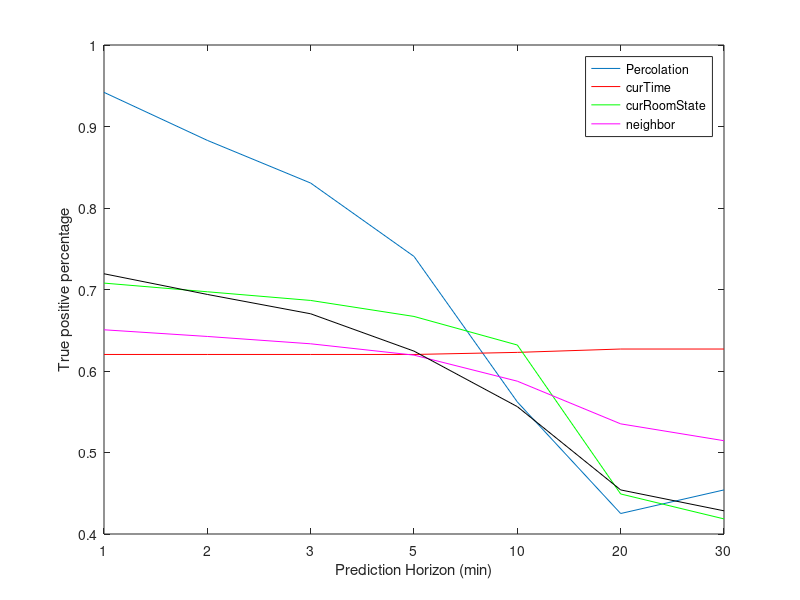

MATLAB code to generate this figure:
function predictionHorizon2()

houseA__day_1_30__day_0_1_ktp = [1151.0, 1151.0, 1079.0, 1079.0, 1015.0, 1015.0, 905.0, 905.0, 684.0, 679.0, 514.0, 461.0, 549.0, 343.0];
houseA_day_1_30__day_0_1_kfn = [71.0, 18.0, 143.0, 37.0, 207.0, 52.0, 317.0, 78.0, 533.0, 126.0, 695.0, 118.0, 660.0, 92.0];
houseA_tpp = houseA__day_1_30__day_0_1_ktp ./ (houseA__day_1_30__day_0_1_ktp + houseA_day_1_30__day_0_1_kfn);

houseB__day_1_30__day_0_1_ktp = [595.0, 595.0, 553.0, 553.0, 524.0, 524.0, 468.0, 466.0, 379.0, 377.0, 253.0, 249.0, 172.0, 151.0];
houseB_day_1_30__day_0_1_kfn = [1530.0, 1456.0, 1542.0, 1401.0, 1546.0, 1352.0, 1553.0, 1273.0, 1556.0, 1097.0, 1561.0, 880.0, 1543.0, 739.0];
houseB_tpp = houseB__day_1_30__day_0_1_ktp ./ (houseB__day_1_30__day_0_1_ktp + houseB_day_1_30__day_0_1_kfn);

houseE__day_1_30__day_0_1_ktp = [80.0, 80.0, 74.0, 74.0, 70.0, 70.0, 63.0, 63.0, 41.0, 41.0, 7.0, 7.0, 3.0, 3.0];
houseE_day_1_30__day_0_1_kfn = [7.0, 4.0, 6.0, 1.0, 4.0, 0.0, 6.0, 2.0, 18.0, 14.0, 30.0, 28.0, 15.0, 15.0];
houseE_tpp = houseE__day_1_30__day_0_1_ktp ./ (houseE__day_1_30__day_0_1_ktp + houseE_day_1_30__day_0_1_kfn);

houseF__day_1_30__day_0_1_ktp = [614.0, 614.0, 587.0, 587.0, 568.0, 568.0, 536.0, 536.0, 468.0, 466.0, 355.0, 343.0, 307.0, 264.0];
houseF_day_1_30__day_0_1_kfn = [44.0, 22.0, 70.0, 26.0, 88.0, 31.0, 115.0, 39.0, 164.0, 49.0, 226.0, 66.0, 254.0, 67.0];
houseF_tpp = houseF__day_1_30__day_0_1_ktp ./ (houseF__day_1_30__day_0_1_ktp + houseF_day_1_30__day_0_1_kfn);


houseA_curTime_day_1_30__day_0_1_ktp = [758.0, 730.0, 758.0, 702.0, 758.0, 674.0, 758.0, 616.0, 758.0, 500.0, 758.0, 352.0, 758.0, 290.0];
houseA_curTime_day_1_30__day_0_1_kfn = [464.0, 439.0, 464.0, 414.0, 464.0, 393.0, 464.0, 367.0, 459.0, 305.0, 451.0, 227.0, 451.0, 145.0];
houseA_curTime_tpp = houseA_curTime_day_1_30__day_0_1_ktp ./ (houseA_curTime_day_1_30__day_0_1_ktp + houseA_curTime_day_1_30__day_0_1_kfn);

houseA_curRoomState_day_1_30__day_0_1_ktp = [865.0, 850.0, 852.0, 822.0, 839.0, 653.0, 815.0, 625.0, 769.0, 564.0, 543.0, 363.0, 506.0, 314.0];
houseA_curRoomState_day_1_30__day_0_1_kfn = [357.0, 319.0, 370.0, 294.0, 383.0, 414.0, 407.0, 358.0, 448.0, 241.0, 666.0, 216.0, 703.0, 121.0];
houseA_curRoomState_tpp = houseA_curRoomState_day_1_30__day_0_1_ktp ./ (houseA_curRoomState_day_1_30__day_0_1_ktp + houseA_curRoomState_day_1_30__day_0_1_kfn);

houseA_curTimeState_day_1_30__day_0_1_ktp = [795.0, 779.0, 785.0, 753.0, 774.0, 732.0, 757.0, 692.0, 715.0, 607.0, 647.0, 463.0, 622.0, 364.0];
houseA_curTimeState_day_1_30__day_0_1_kfn = [427.0, 390.0, 437.0, 363.0, 448.0, 335.0, 465.0, 291.0, 502.0, 198.0, 562.0, 116.0, 587.0, 71.0];
houseA_curTimeState_tpp = houseA_curTimeState_day_1_30__day_0_1_ktp ./ (houseA_curTimeState_day_1_30__day_0_1_ktp + houseA_curTimeState_day_1_30__day_0_1_kfn);

houseA_neighbor_day_1_30__day_0_1_ktp = [879.0, 868.0, 848.0, 827.0, 819.0, 792.0, 763.0, 722.0, 677.0, 612.0, 549.0, 464.0, 518.0, 366.0];
houseA_neighbor_day_1_30__day_0_1_kfn = [343.0, 301.0, 374.0, 289.0, 403.0, 275.0, 459.0, 261.0, 540.0, 193.0, 660.0, 115.0, 691.0, 69.0];
houseA_neighbor_tpp = houseA_neighbor_day_1_30__day_0_1_ktp ./ (houseA_neighbor_day_1_30__day_0_1_ktp + houseA_neighbor_day_1_30__day_0_1_kfn);

plot(houseA_tpp(1:2:14))
hold on
plot(houseA_curTime_tpp(1:2:14), 'r')
plot(houseA_curRoomState_tpp(1:2:14), 'g')
plot(houseA_curTimeState_tpp(1:2:14), 'm')
plot(houseA_neighbor_tpp(1:2:14), 'k')
legend({'Percolation', 'curTime', 'curRoomState', 'neighbor'})

%toPlot = [houseA_tpp(1:2:14); houseF_tpp(1:2:14)]';

%bar(toPlot, 'grouped')
%legend({'House A', 'House F'})
set(gca,'XTickLabel',{'1', '2', '3', '5', '10', '20', '30'})
xlabel('Prediction Horizon (min)')
ylabel('True positive percentage')
